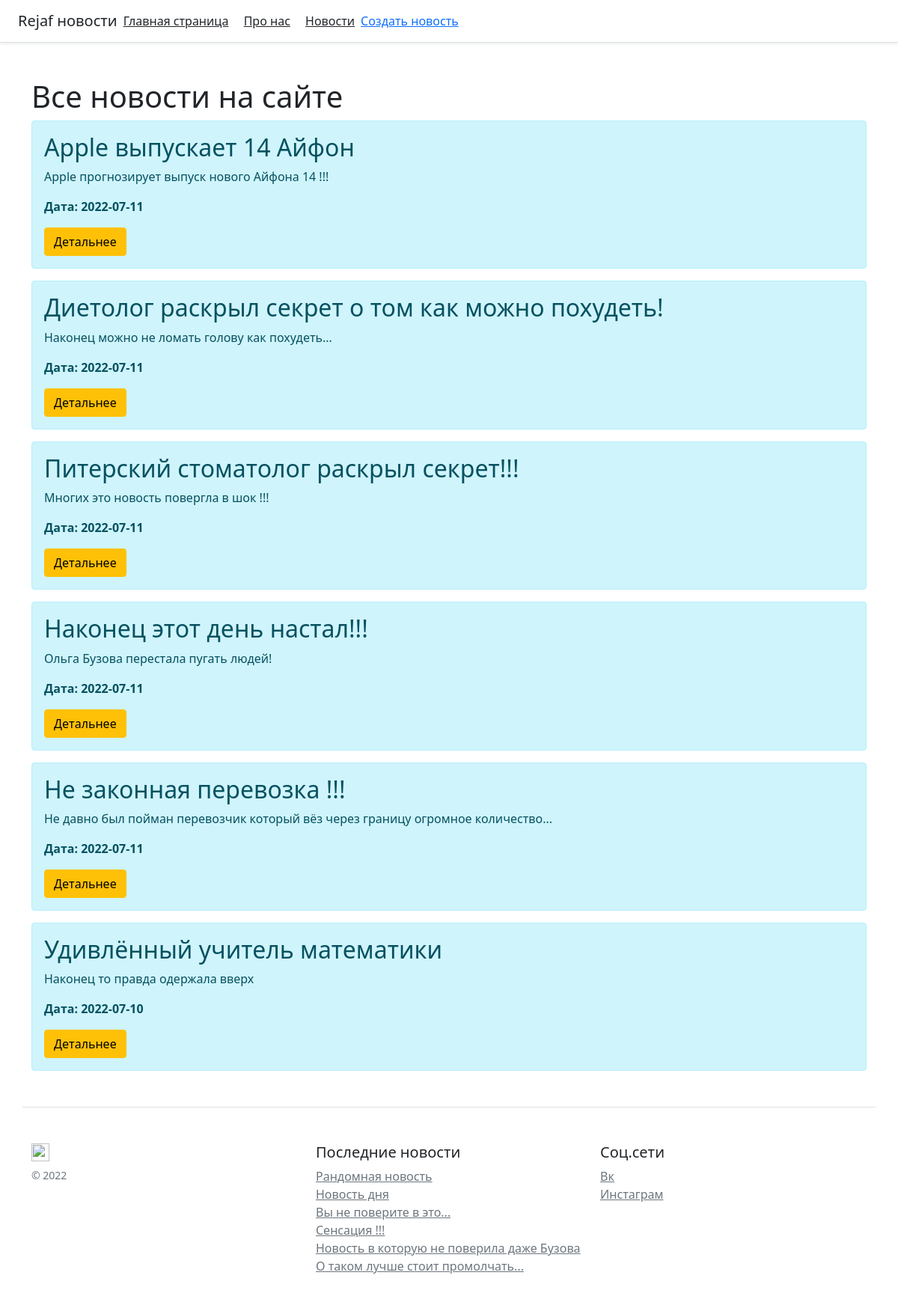
The page /posts on the database its author committed.
### app.py (models this page shows, shortened)
class Article(db.Model):
    id = db.Column(db.Integer, primary_key=True)
    title = db.Column(db.String(100), nullable=False)
    intro = db.Column(db.String(300), nullable=False)
    text = db.Column(db.Text, nullable=False)
    date = db.Column(db.DateTime, default=datetime.utcnow)

### app.py (the view)
@app.route('/posts')
def posts():
    articles = Article.query.order_by(Article.date.desc()).all()
    return render_template('posts.html', articles=articles)

### templates/posts.html (shortened to what this page needs)
{% extends 'base.html' %}
{% block body %}
<div class="container mt-5">
<h1>
    Все новости на сайте
</h1>
    {% if articles|length > 0 %}
        {% for el in articles %}
        <div class = "alert alert-info">
            <h2>{{ el.title }}</h2>
            <p>{{ el.intro }}</p>
            <p><b>Дата: {{el.date.date() }}</b></p>
            <a href="/posts/{{ el.id }}" class="btn btn-warning">Детальнее</a>
        </div>
        {% endfor %}
    {% else %}
    <p> У нас ещё нет новостей на сайте </p>
    {% endif %}
</div>
{% endblock %}

### templates/base.html (shortened to what this page needs)
<!DOCTYPE html>
<html lang="ru">
<head>
    <link rel="stylesheet" href="https://cdn.jsdelivr.net/npm/bootstrap@5.1.3/dist/css/bootstrap.min.css">
</head>
<body>
    <div class="d-flex flex-column flex-md-row align-items-center p-3 px-md-4 mb-3 bg-white border-bottom shadow-sm">
      <h5 class="my-0 mr-md-auto font-weight-normal">Rejaf новости</h5>
      <nav class="my-2 my-md-0 mr-md-3">
        <a class="p-2 text-dark" href="/">Главная страница</a>
        <a class="p-2 text-dark" href="/about">Про нас</a>
        <a class="p-2 text-dark" href="/posts">Новости</a>
      </nav>
      <a class="bth bth-warning" href="/create-article">Создать новость</a>
    </div>
{% block body %}{% endblock %}
<footer class="container pt-4 my-md-5 pt-md-5 border-top">
    <div class="row">
      <div class="col-12 col-md">
        <img class="mb-2" src="/docs/4.3/assets/brand/bootstrap-solid.svg" alt="" width="24" height="24">
        <small class="d-block mb-3 text-muted">© 2022</small>
      </div>
      <div class="col-6 col-md">
        <h5>Последние новости</h5>
        <ul class="list-unstyled text-small">
          <li><a class="text-muted"  href="/posts/1">Рандомная новость</a></li>
          <li><a class="text-muted" href="/posts/2">Новость дня</a></li>
          <li><a class="text-muted" href="/posts/3">Вы не поверите в это...</a></li>
          <li><a class="text-muted" href="/posts/4">Сенсация !!!</a></li>
          <li><a class="text-muted" href="/posts/5">Новость в которую не поверила даже Бузова</a></li>
          <li><a class="text-muted" href="/posts/6">О таком лучше стоит промолчать...</a></li>
        </ul>
      </div>
      <div class="col-6 col-md">
        <h5>Соц.сети</h5>
        <ul class="list-unstyled text-small">
          <li><a class="text-muted" href="https://vk.com/xotsooc">Вк</a></li>
          <li><a class="text-muted" href="https://www.instagram.com/macsemowon">Инстаграм</a></li>
        </ul>
      </div>
    </div>
  </footer>
</body>
</html>

### rows shown on the page
Article: title "Apple выпускает 14 Айфон", intro "Apple прогнозирует выпуск нового Айфона 14 !!!", date "2022-07-11"
Article: title "Диетолог раскрыл секрет о том как можно похудеть!", intro "Наконец можно не ломать голову как похудеть...", date "2022-07-11"
Article: title "Питерский стоматолог раскрыл секрет!!!", intro "Многих это новость повергла в шок !!!", date "2022-07-11"
Article: title "Наконец этот день настал!!!", intro "Ольга Бузова перестала пугать людей!", date "2022-07-11"
Article: title "Не законная перевозка !!!", intro "Не давно был пойман перевозчик который вёз через границу огромное количество...", date "2022-07-11"
Article: title "Удивлённый учитель математики", intro "Наконец то правда одержала вверх", date "2022-07-10"
